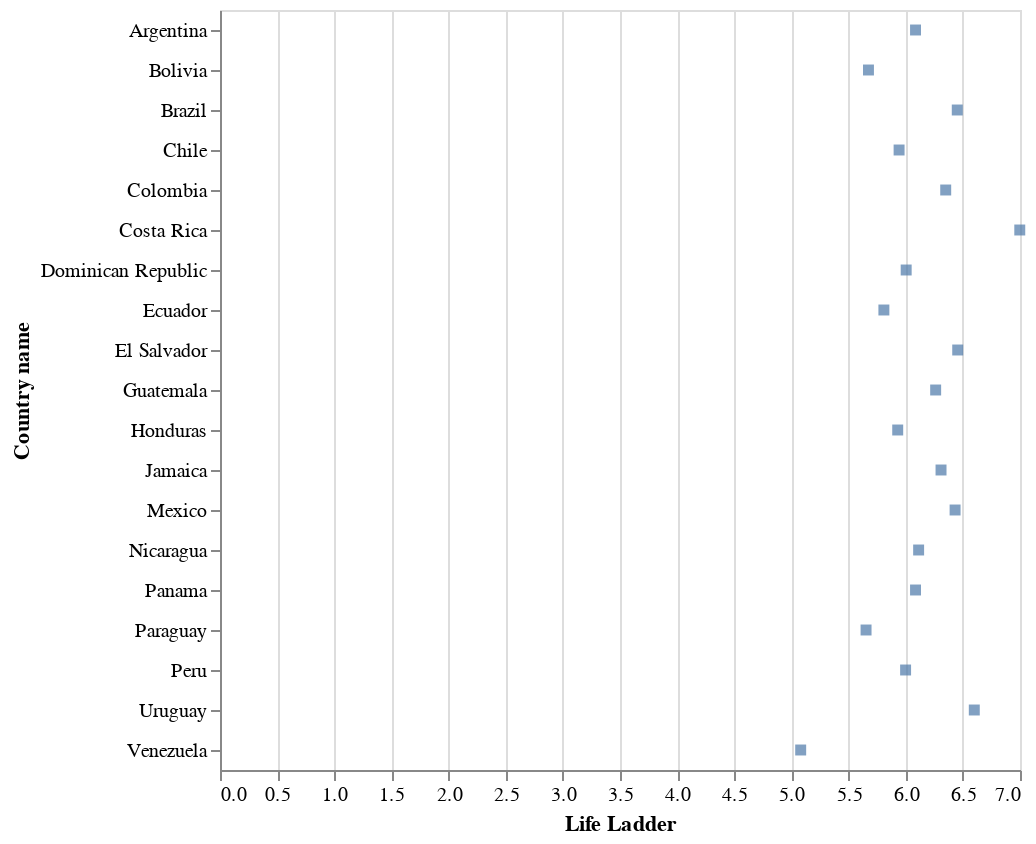

Here is the notebook cell this chart was saved with:
### Code cell
alt.Chart(happy_lac).mark_square().encode(
    alt.X("Life Ladder"),
    alt.Y("Country name")
)

### Figure 1 — Vega-Lite specification as saved in the notebook (floating-point values rounded to 4 significant figures)
{"config": {"view": {"continuousWidth": 400, "continuousHeight": 300}}, "data": {"name": "data-99841e8e8c373cdb0c4616197489a89a"}, "mark": "square", "encoding": {"x": {"type": "quantitative", "field": "Life Ladder"}, "y": {"type": "nominal", "field": "Country name"}}, "$schema": "https://vega.github.io/schema/vega-lite/v4.8.1.json", "datasets": {"data-99841e8e8c373cdb0c4616197489a89a": [{"Country name": "Argentina", "year": 2019, "Life Ladder": 6.086, "Log GDP per capita": 10.0, "Social support": 0.896, "Healthy life expectancy at birth": 69.0, "Freedom to make life choices": 0.817, "Generosity": -0.211, "Perceptions of corruption": 0.83, "Positive affect": 0.826, "Negative affect": 0.319, "Regional indicator": "Latin America and Caribbean", "_merge": "both"}, {"Country name": "Bolivia", "year": 2019, "Life Ladder": 5.674, "Log GDP per capita": 9.074, "Social support": 0.784, "Healthy life expectancy at birth": 63.9, "Freedom to make life choices": 0.881, "Generosity": -0.086, "Perceptions of corruption": 0.857, "Positive affect": 0.751, "Negative affect": 0.419, "Regional indicator": "Latin America and Caribbean", "_merge": "both"}, {"Country name": "Brazil", "year": 2019, "Life Ladder": 6.451, "Log GDP per capita": 9.592, "Social support": 0.899, "Healthy life expectancy at birth": 66.6, "Freedom to make life choices": 0.83, "Generosity": -0.062, "Perceptions of corruption": 0.762, "Positive affect": 0.761, "Negative affect": 0.337, "Regional indicator": "Latin America and Caribbean", "_merge": "both"}, {"Country name": "Chile", "year": 2019, "Life Ladder": 5.942, "Log GDP per capita": 10.1, "Social support": 0.869, "Healthy life expectancy at birth": 70.0, "Freedom to make life choices": 0.659, "Generosity": -0.103, "Perceptions of corruption": 0.86, "Positive affect": 0.809, "Negative affect": 0.337, "Regional indicator": "Latin America and Caribbean", "_merge": "both"}, {"Country name": "Colombia", "year": 2019, "Life Ladder": 6.35, "Log GDP per capita": 9.598, "Social support": 0.873, "Healthy life expectancy at birth": 68.0, "Freedom to make life choices": 0.822, "Generosity": -0.172, "Perceptions of corruption": 0.854, "Positive affect": 0.822, "Negative affect": 0.322, "Regional indicator": "Latin America and Caribbean", "_merge": "both"}, {"Country name": "Costa Rica", "year": 2019, "Life Ladder": 6.998, "Log GDP per capita": 9.885, "Social support": 0.906, "Healthy life expectancy at birth": 71.5, "Freedom to make life choices": 0.927, "Generosity": -0.146, "Perceptions of corruption": 0.836, "Positive affect": 0.848, "Negative affect": 0.303, "Regional indicator": "Latin America and Caribbean", "_merge": "both"}, {"Country name": "Dominican Republic", "year": 2019, "Life Ladder": 6.004, "Log GDP per capita": 9.821, "Social support": 0.884, "Healthy life expectancy at birth": 66.1, "Freedom to make life choices": 0.877, "Generosity": -0.123, "Perceptions of corruption": 0.746, "Positive affect": 0.784, "Negative affect": 0.264, "Regional indicator": "Latin America and Caribbean", "_merge": "both"}, {"Country name": "Ecuador", "year": 2019, "Life Ladder": 5.809, "Log GDP per capita": 9.339, "Social support": 0.808, "Healthy life expectancy at birth": 68.8, "Freedom to make life choices": 0.83, "Generosity": -0.115, "Perceptions of corruption": 0.839, "Positive affect": 0.811, "Negative affect": 0.374, "Regional indicator": "Latin America and Caribbean", "_merge": "both"}, {"Country name": "El Salvador", "year": 2019, "Life Ladder": 6.455, "Log GDP per capita": 9.08, "Social support": 0.764, "Healthy life expectancy at birth": 66.4, "Freedom to make life choices": 0.877, "Generosity": -0.109, "Perceptions of corruption": 0.682, "Positive affect": 0.871, "Negative affect": 0.271, "Regional indicator": "Latin America and Caribbean", "_merge": "both"}, {"Country name": "Guatemala", "year": 2019, "Life Ladder": 6.262, "Log GDP per capita": 9.064, "Social support": 0.774, "Healthy life expectancy at birth": 65.1, "Freedom to make life choices": 0.901, "Generosity": -0.062, "Perceptions of corruption": 0.773, "Positive affect": 0.859, "Negative affect": 0.311, "Regional indicator": "Latin America and Caribbean", "_merge": "both"}, {"Country name": "Honduras", "year": 2019, "Life Ladder": 5.93, "Log GDP per capita": 8.653, "Social support": 0.797, "Healthy life expectancy at birth": 67.4, "Freedom to make life choices": 0.846, "Generosity": 0.063, "Perceptions of corruption": 0.815, "Positive affect": 0.85, "Negative affect": 0.279, "Regional indicator": "Latin America and Caribbean", "_merge": "both"}, {"Country name": "Jamaica", "year": 2019, "Life Ladder": 6.309, "Log GDP per capita": 9.186, "Social support": 0.878, "Healthy life expectancy at birth": 67.5, "Freedom to make life choices": 0.891, "Generosity": -0.137, "Perceptions of corruption": 0.885, "Positive affect": 0.752, "Negative affect": 0.195, "Regional indicator": "Latin America and Caribbean", "_merge": "both"}, {"Country name": "Mexico", "year": 2019, "Life Ladder": 6.432, "Log GDP per capita": 9.891, "Social support": 0.852, "Healthy life expectancy at birth": 68.6, "Freedom to make life choices": 0.903, "Generosity": -0.141, "Perceptions of corruption": 0.809, "Positive affect": 0.864, "Negative affect": 0.252, "Regional indicator": "Latin America and Caribbean", "_merge": "both"}, {"Country name": "Nicaragua", "year": 2019, "Life Ladder": 6.113, "Log GDP per capita": 8.595, "Social support": 0.874, "Healthy life expectancy at birth": 67.8, "Freedom to make life choices": 0.883, "Generosity": 0.029, "Perceptions of corruption": 0.622, "Positive affect": 0.835, "Negative affect": 0.337, "Regional indicator": "Latin America and Caribbean", "_merge": "both"}, {"Country name": "Panama", "year": 2019, "Life Ladder": 6.086, "Log GDP per capita": 10.36, "Social support": 0.886, "Healthy life expectancy at birth": 69.7, "Freedom to make life choices": 0.883, "Generosity": -0.199, "Perceptions of corruption": 0.869, "Positive affect": 0.878, "Negative affect": 0.244, "Regional indicator": "Latin America and Caribbean", "_merge": "both"}, {"Country name": "Paraguay", "year": 2019, "Life Ladder": 5.653, "Log GDP per capita": 9.448, "Social support": 0.892, "Healthy life expectancy at birth": 65.9, "Freedom to make life choices": 0.876, "Generosity": 0.028, "Perceptions of corruption": 0.882, "Positive affect": 0.858, "Negative affect": 0.275, "Regional indicator": "Latin America and Caribbean", "_merge": "both"}, {"Country name": "Peru", "year": 2019, "Life Ladder": 5.999, "Log GDP per capita": 9.461, "Social support": 0.809, "Healthy life expectancy at birth": 68.4, "Freedom to make life choices": 0.815, "Generosity": -0.13, "Perceptions of corruption": 0.874, "Positive affect": 0.82, "Negative affect": 0.375, "Regional indicator": "Latin America and Caribbean", "_merge": "both"}, {"Country name": "Uruguay", "year": 2019, "Life Ladder": 6.6, "Log GDP per capita": 9.979, "Social support": 0.933, "Healthy life expectancy at birth": 69.1, "Freedom to make life choices": 0.903, "Generosity": -0.095, "Perceptions of corruption": 0.599, "Positive affect": 0.889, "Negative affect": 0.222, "Regional indicator": "Latin America and Caribbean", "_merge": "both"}, {"Country name": "Venezuela", "year": 2019, "Life Ladder": 5.081, "Log GDP per capita": null, "Social support": 0.888, "Healthy life expectancy at birth": 66.7, "Freedom to make life choices": 0.626, "Generosity": null, "Perceptions of corruption": 0.839, "Positive affect": 0.761, "Negative affect": 0.351, "Regional indicator": "Latin America and Caribbean", "_merge": "both"}]}}
